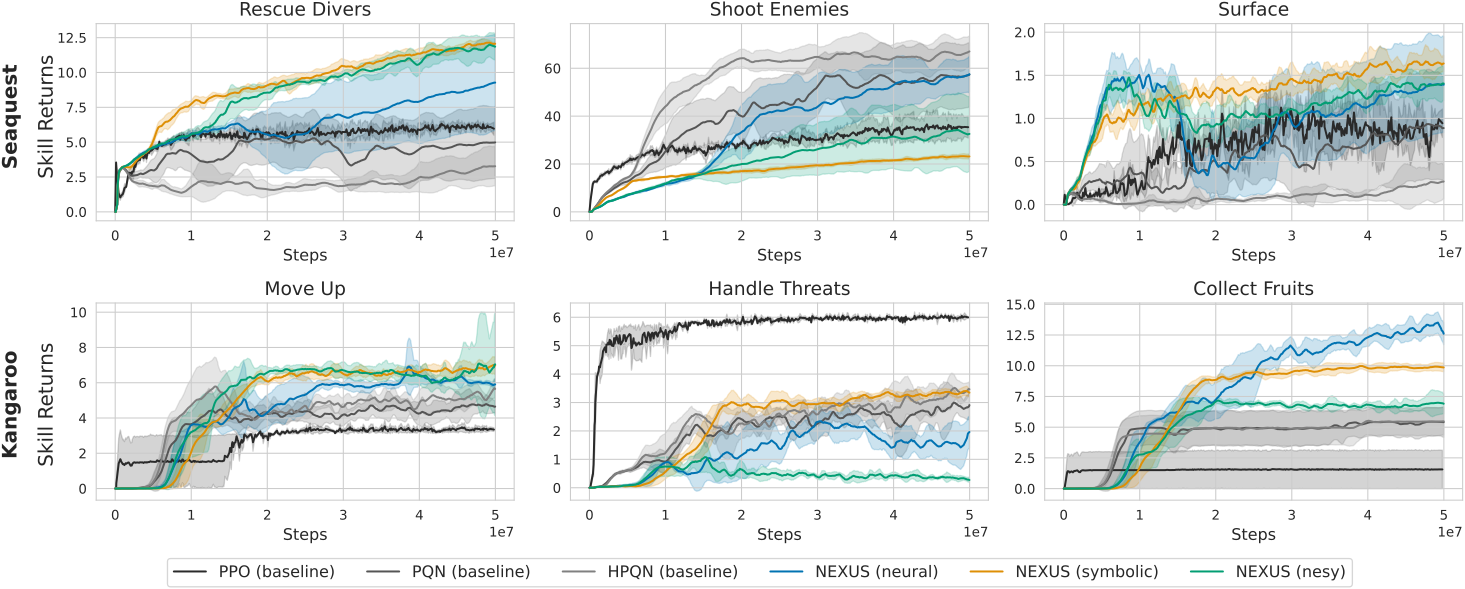

Python code for this plot:
"""Skill-reward plots for JAXAtari Seaquest and Kangaroo using the newest runs.

Same ``multi_reward_plot`` setup as ``plots.ipynb`` (cell 12) / ``new_reward_plot.py``.
The grid is 2x3: the three skill-return panels per game (no environment-return
column).

Unlike ``new_reward_plot_new_runs.py``, the three shaped-reward ablations
(``pqn_shapedreward*`` from ``NEXUS_rebuttal2``) are intentionally omitted.

Data sources:
  * NEXUS / baseline methods -- ``raban-emunds-tu-darmstadt/NEXUS_noisy_fix_scaled``,
    selected live from wandb: all runs with ``NOISY_TRAINING=False`` for the five
    methods ``pqn``, ``pqn_hier_baseline``, ``pqn_hier``, ``pqn_hier_llm`` and
    ``pqn_hier_comb`` (2 runs each, merged across their 6 seeds into one curve).
    These runs log eval under ``test_clean`` / ``test_mod`` (not ``test`` /
    ``test_modif``), which the loader handles via ``test_prefix``/``modif``.
  * PPO baseline -- absent from ``NEXUS_noisy_fix_scaled``, so kept from the old
    ``raban-emunds-tu-darmstadt/LENS`` project (same run ids as ``plots.ipynb``).

Produces:
    new_reward_plot_seaquest_kangaroo.pdf
    new_reward_plot_seaquest_kangaroo.svg
"""

import os
from pathlib import Path

import matplotlib.pyplot as plt
import numpy as np
import pandas as pd
import seaborn as sns
import wandb
from dotenv import load_dotenv
from tueplots import bundles

plt.rcParams.update({"figure.dpi": 150})

OUT_DIR = Path(__file__).parent

# ---------------------------------------------------------------------------
# get data - download and store locally (plots.ipynb cell 1)
# ---------------------------------------------------------------------------
load_dotenv(OUT_DIR / ".env")
api_key = os.getenv("WANDB_API_KEY")
api = wandb.Api(api_key=api_key)


# ---------------------------------------------------------------------------
# plots.ipynb cell 2
# ---------------------------------------------------------------------------
def get_algorithm_from_name(name):
    if "ppo" in name:
        return "PPO (baseline)"
    elif "baseline" in name:
        return "HPQN (baseline)"
    elif "pre" in name:
        return "Pretrained"
    elif "comb" in name:
        # return "Soft meta-policy"
        # return "NEXUS (neurosym.)"
        return "NEXUS (nesy)"
    elif "llm" in name:
        # return "Fixed meta-policy"
        return "NEXUS (symbolic)"
    elif "hier" in name:
        return "NEXUS (neural)"
    elif "pqn" in name:
        return "PQN (baseline)"
    elif "nudge" in name:
        return "Nudge (baseline)"
    elif "blendrl" in name:
        return "BlendRL (baseline)"
    else:
        return "Unknown"


# ---------------------------------------------------------------------------
# plots.ipynb cell 3
# ---------------------------------------------------------------------------
def get_run_data(runs, craftax=False, test_prefix="test", modif="test_modif"):
    data = []
    for run_id in runs:
        run = api.run(runs[run_id])
        print("quering run: ", run.id)
        env_name = run.name.split("_")[-1]
        alg_name = run.name.split("_")[0]
        run_data = run.history()
        seeds = list(set([key.split("/")[0] for key in run_data.keys() if "rng" in key]))
        if env_name.lower() == "kangaroo" and alg_name.lower() == "ppo":
            # remove the seed with rng1797259609, as it is a weird outlier
            seeds = [seed for seed in seeds if seed != "rng1797259609"]

        key_list = [key for key in run_data.keys() if "test" in key]
        retries = 0
        while len(key_list) == 0:
            if retries > 10:
                print("No test keys found after 10 retries, breaking...")
                break
            print("No test keys found, retrying...")
            run = api.run(runs[run_id])
            run_data = run.history()
            key_list = [key for key in run_data.keys() if "test" in key]
            retries += 1

        env_key = "env_step" if "hier" not in run.name else "env_step_0"
        x_data = run_data[env_key].to_numpy()

        def get_seed_data(seed):
            env_ret = run_data[seed + "/returned_episode_env_returns"].to_numpy()
            test_env_ret = run_data[seed + f"/{test_prefix}/returned_episode_env_returns"].to_numpy()
            modif_test_env_ret = run_data[seed + f"/{modif}/returned_episode_env_returns"].to_numpy()
            if craftax:
                score = run_data[seed + "/score"].to_numpy()
                test_score = run_data[seed + "/test/score"].to_numpy()

            opt_rets = []
            match env_name.lower():
                case "pong":
                    option_strs = ["returned_episode_returns_0", "returned_episode_returns_1", "returned_episode_returns_2"]
                case "breakout":
                    option_strs = ["returned_episode_returns_0", "returned_episode_returns_1", "returned_episode_returns_2"]
                case "freeway":
                    option_strs = ["returned_episode_returns_0", "returned_episode_returns_1"]
                case "kangaroo":
                    option_strs = ["returned_episode_returns_0", "returned_episode_returns_1", "returned_episode_returns_2", "returned_episode_returns_3", "returned_episode_returns_4", "returned_episode_returns_5"]
                case "seaquest":
                    option_strs = ["returned_episode_returns_0", "returned_episode_returns_1", "returned_episode_returns_2", "returned_episode_returns_3", "returned_episode_returns_4", "returned_episode_returns_5", "returned_episode_returns_6"]
                case "craftax":
                    option_strs = ["returned_episode_returns_0", "returned_episode_returns_1", "returned_episode_returns_2"]
            if craftax:
                option_strs = ["returned_episode_returns_0", "returned_episode_returns_1", "returned_episode_returns_2", "returned_episode_returns_3", "returned_episode_returns_4"]
            for opt_str in option_strs:
                ret = run_data[seed + "/" + opt_str].to_numpy()
                test_ret = run_data[seed + f"/{test_prefix}/" + opt_str].to_numpy()
                if not craftax:
                    modif_test_ret = run_data[seed + f"/{modif}/" + opt_str].to_numpy()
                    opt_rets += [ret, test_ret, modif_test_ret]
                else:
                    opt_rets += [ret, test_ret]
            if not craftax:
                return env_ret, test_env_ret, modif_test_env_ret, *opt_rets
            else:
                return env_ret, test_env_ret, modif_test_env_ret, score, test_score, *opt_rets

        all_data = np.array([get_seed_data(seed) for seed in seeds])
        print(all_data.shape)

        if not craftax:
            row = {
                "run_key": run_id,
                "run_id": run.id,
                "run_name": run.name.lower(),
                "seeds": seeds,
                "algorithm": get_algorithm_from_name(run.name),
                "x_data": x_data,
                "env_ret": all_data[:, 0],
                "test_env_ret": all_data[:, 1],
                "modif_test_env_ret": all_data[:, 2],
            }
            for i in range(3, all_data.shape[1]):
                if i % 3 == 0:
                    opt_num = (i // 3) - 1
                    row[f"opt{opt_num}_ret"] = all_data[:, i]
                    row[f"test_opt{opt_num}_ret"] = all_data[:, i + 1]
                    row[f"modif_test_opt{opt_num}_ret"] = all_data[:, i + 2]
        else:
            row = {
                "run_key": run_id,
                "run_id": run.id,
                "run_name": run.name.lower(),
                "seeds": seeds,
                "algorithm": get_algorithm_from_name(run.name),
                "x_data": x_data,
                "env_ret": all_data[:, 0],
                "test_env_ret": all_data[:, 1],
                "modif_test_env_ret": all_data[:, 2],
                "score": all_data[:, 3],
                "test_score": all_data[:, 4],
                "opt0_ret": all_data[:, 5],
                "test_opt0_ret": all_data[:, 6],
                "opt1_ret": all_data[:, 7],
                "test_opt1_ret": all_data[:, 8],
                "opt2_ret": all_data[:, 9],
                "test_opt2_ret": all_data[:, 10],
                "opt3_ret": all_data[:, 11],
                "test_opt3_ret": all_data[:, 12],
                "opt4_ret": all_data[:, 13],
                "test_opt4_ret": all_data[:, 14],
            }

        data.append(row)
    df = pd.DataFrame(data)
    return df


# ---------------------------------------------------------------------------
# Previous JAXAtari runs (plots.ipynb cell 5)
# ---------------------------------------------------------------------------
# ---------------------------------------------------------------------------
# NEXUS methods: newest runs from NEXUS_noisy_fix_scaled (NOISY_TRAINING=False)
# ---------------------------------------------------------------------------
NEXUS_PROJECT = "raban-emunds-tu-darmstadt/NEXUS_noisy_fix_scaled"
# This project logs eval under test_clean / test_mod (not test / test_modif).
NEXUS_TEST_PREFIX = "test_clean"
NEXUS_MODIF = "test_mod"


def select_clean_runs(project, env_name):
    """All finished, NOISY_TRAINING=False runs of *project* for *env_name*."""
    runs = {}
    for run in api.runs(project):
        alg = run.config.get("alg", {})
        if alg.get("ENV_NAME") != env_name:
            continue
        if alg.get("NOISY_TRAINING", False):
            continue
        if run.state != "finished":
            continue
        runs[run.id] = f"{project}/runs/{run.id}"
    return runs


def aggregate_multi_seeds(rows):
    """Merge several runs of the same method by concatenating their seeds.

    Verbatim from plots.ipynb cell 9.
    """
    run_name = rows.iloc[0]["run_name"]
    rows_dict = rows.to_dict("records")
    assert all(row["run_name"] == run_name for row in rows_dict)
    assert all(np.array_equal(row["x_data"], rows.iloc[0]["x_data"]) for row in rows_dict)

    col_names = rows.columns.difference(["run_id", "run_key", "run_name", "seeds", "algorithm", "x_data"])
    aggregated_row = {
        "run_id": "+".join(row["run_id"] for row in rows_dict),
        "run_name": run_name,
        "seeds": [row["seeds"][0] for row in rows_dict],
        "algorithm": rows.iloc[0]["algorithm"],
        "x_data": rows.iloc[0]["x_data"],
    }
    for col in col_names:
        aggregated_row[col] = np.concatenate([row[col] for row in rows_dict], axis=0)
    return aggregated_row


def aggregate_runs_by_name(df):
    return pd.DataFrame([aggregate_multi_seeds(grp) for _, grp in df.groupby("run_name", sort=False)])


# plots.ipynb cell 7: Seaquest's comb runs were named '*_shootdefault'; strip the
# suffix so they merge into plain 'pqn_hier_comb_seaquest'.
def strip_shootdefault(df):
    df["run_name"] = df["run_name"].str.replace("_shootdefault", "", case=False)
    return df


nexus_seaquest_df = aggregate_runs_by_name(strip_shootdefault(get_run_data(
    select_clean_runs(NEXUS_PROJECT, "Seaquest"),
    test_prefix=NEXUS_TEST_PREFIX, modif=NEXUS_MODIF,
)))
nexus_kangaroo_df = aggregate_runs_by_name(get_run_data(
    select_clean_runs(NEXUS_PROJECT, "Kangaroo"),
    test_prefix=NEXUS_TEST_PREFIX, modif=NEXUS_MODIF,
))

# ---------------------------------------------------------------------------
# PPO baseline: absent from NEXUS_noisy_fix_scaled, so kept from the old LENS
# project (same run ids as plots.ipynb). LENS logs eval under test/test_modif,
# i.e. the loader defaults.
# ---------------------------------------------------------------------------
LENS_PROJECT = "raban-emunds-tu-darmstadt/LENS"
ppo_seaquest_df = get_run_data({"ppo": f"{LENS_PROJECT}/runs/dfc6vzov"})
ppo_kangaroo_df = get_run_data({"ppo": f"{LENS_PROJECT}/runs/356qhfba"})

# Concatenate NEXUS + PPO rows into the same per-game dataframe.
seaquest_df = pd.concat([ppo_seaquest_df, nexus_seaquest_df], ignore_index=True)
kangaroo_df = pd.concat([ppo_kangaroo_df, nexus_kangaroo_df], ignore_index=True)


# ---------------------------------------------------------------------------
# plots.ipynb cell 12
# ---------------------------------------------------------------------------
def single_reward_plot(game_data, algos, reward_row, ax, opt_name):
    # plot the reward (e.g. collect_divers) of all algos
    colors = sns.color_palette("colorblind")
    baselines = ["PPO (baseline)", "PQN (baseline)", "HPQN (baseline)", "Nudge (baseline)", "BlendRL (baseline)"]
    non_baselines = [algo for algo in algos if get_algorithm_from_name(algo) not in baselines]
    colors_baseline = sns.color_palette("gray", n_colors=len(baselines))
    for algo in algos:
        row = game_data[game_data["run_name"] == algo].iloc[0]
        x_data = row["x_data"]
        means = np.nanmean(row[f"{reward_row}_ret"], axis=0)
        stds = np.nanstd(row[f"{reward_row}_ret"], axis=0)
        x_data = x_data[:len(means)]
        alg_label = get_algorithm_from_name(algo)
        if alg_label in baselines:
            color = colors_baseline[baselines.index(alg_label)]
        else:
            color = colors[non_baselines.index(algo)]
        ax.plot(x_data, means, label=alg_label, color=color, zorder=1)
        ax.fill_between(x_data, means - stds, means + stds, color=color, alpha=0.2, zorder=0)
        ax.set_title(f"{opt_name}")
    ax.set_xlabel("Steps")


def multi_reward_plot(df, opt_names, axes):
    # plot all single_reward_plots for all envs
    game_name = df["run_name"].iloc[0].split("_")[-1]
    opts = ["opt3", "opt4", "opt5"]
    if "sea" in game_name:
        opts = ["opt4", "opt5", "opt6"]
    if "craft" in game_name:
        opts = ["opt0", "opt1", "opt2", "opt3", "opt4"]
    if "freeway" in game_name:
        opts = ["opt0", "opt1"]
    if "breakout" in game_name:
        opts = ["opt0", "opt1", "opt2"]
    if "pong" in game_name:
        opts = ["opt0", "opt1", "opt2"]
    if "craft" in game_name:
        algos = [f"pqn_rnn_{game_name}", f"pqn_rnn_hier_{game_name}", f"pqn_rnn_hier_llm_{game_name}", f"pqn_rnn_hier_comb_{game_name}"]
    elif "freeway" in game_name:
        algos = [f"pqn_{game_name}", f"pqn_hier_baseline_{game_name}", f"pqn_hier_{game_name}", f"pqn_hier_llm_{game_name}", f"pqn_hier_comb_{game_name}"]
    else:
        algos = [f"ppo_{game_name}", f"pqn_{game_name}", f"pqn_hier_baseline_{game_name}", f"pqn_hier_{game_name}", f"pqn_hier_llm_{game_name}", f"pqn_hier_comb_{game_name}"]
    for i, opt in enumerate(opts):
        single_reward_plot(df, algos, opt, axes[i], opt_names[i])


with plt.rc_context({
    **bundles.neurips2024(usetex=False),
    "axes.titlesize": 14,
    "axes.labelsize": 12,
    "xtick.labelsize": 10,
    "ytick.labelsize": 10,
    "legend.fontsize": 12,
    "font.size": 12,
}):
    sns.set_style("whitegrid")
    fig, axs = plt.subplots(2, 3, figsize=(15, 6))
    seaquest_opt_names = ["Rescue Divers", "Shoot Enemies", "Surface"]
    kangaroo_opt_names = ["Move Up", "Handle Threats", "Collect Fruits"]
    multi_reward_plot(seaquest_df, seaquest_opt_names, axs[0])
    multi_reward_plot(kangaroo_df, kangaroo_opt_names, axs[1])

    # Create shared legend
    handles, labels = axs[0][0].get_legend_handles_labels()
    fig.legend(handles, labels, loc="lower center", ncol=6, bbox_to_anchor=(0.5, -0.06))
    # One y-label for the first row (Seaquest)
    fig.text(0.005, 0.77, "Skill Returns", va="center", ha="center", rotation="vertical", fontsize=15)
    # One y-label for the second row (Kangaroo)
    fig.text(0.005, 0.27, "Skill Returns", va="center", ha="center", rotation="vertical", fontsize=15)

    fig.text(-0.02, 0.77, "Seaquest", va="center", ha="center", rotation="vertical", fontsize=15, fontweight="bold")
    fig.text(-0.02, 0.27, "Kangaroo", va="center", ha="center", rotation="vertical", fontsize=15, fontweight="bold")
    fig.tight_layout()
    fig.savefig(OUT_DIR / "new_reward_plot_seaquest_kangaroo.pdf", bbox_inches="tight")
    fig.savefig(OUT_DIR / "new_reward_plot_seaquest_kangaroo.svg", bbox_inches="tight")
    plt.close(fig)
